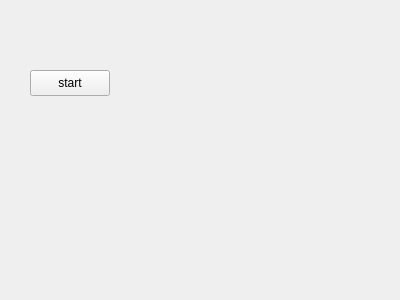
<?xml version="1.0" encoding="UTF-8"?>
<ui version="4.0">
 <class>Widget</class>
 <widget class="QWidget" name="Widget">
  <property name="geometry">
   <rect>
    <x>0</x>
    <y>0</y>
    <width>400</width>
    <height>300</height>
   </rect>
  </property>
  <property name="windowTitle">
   <string>Widget</string>
  </property>
  <widget class="QPushButton" name="start">
   <property name="geometry">
    <rect>
     <x>30</x>
     <y>70</y>
     <width>80</width>
     <height>26</height>
    </rect>
   </property>
   <property name="text">
    <string>start</string>
   </property>
  </widget>
 </widget>
 <layoutdefault spacing="6" margin="11"/>
 <resources/>
 <connections/>
</ui>
